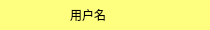
<?xml version="1.0" encoding="UTF-8"?>
<ui version="4.0">
 <class>GroupMemberModel</class>
 <widget class="QWidget" name="GroupMemberModel">
  <property name="geometry">
   <rect>
    <x>0</x>
    <y>0</y>
    <width>210</width>
    <height>30</height>
   </rect>
  </property>
  <property name="minimumSize">
   <size>
    <width>210</width>
    <height>30</height>
   </size>
  </property>
  <property name="maximumSize">
   <size>
    <width>210</width>
    <height>30</height>
   </size>
  </property>
  <property name="windowTitle">
   <string>Form</string>
  </property>
  <property name="styleSheet">
   <string notr="true">background-color: rgb(255, 255, 127);</string>
  </property>
  <widget class="QLabel" name="label">
   <property name="geometry">
    <rect>
     <x>20</x>
     <y>1</y>
     <width>28</width>
     <height>28</height>
    </rect>
   </property>
   <property name="styleSheet">
    <string notr="true">image: url(:/images/touxiang01.jpg);</string>
   </property>
   <property name="text">
    <string/>
   </property>
  </widget>
  <widget class="QLabel" name="nickname">
   <property name="geometry">
    <rect>
     <x>70</x>
     <y>9</y>
     <width>54</width>
     <height>12</height>
    </rect>
   </property>
   <property name="text">
    <string>用户名</string>
   </property>
  </widget>
 </widget>
 <resources/>
 <connections/>
</ui>
